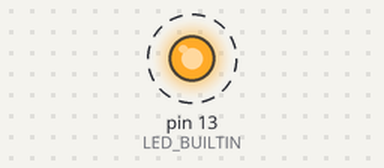
The sketch below on a simulated Arduino Uno, built with avr-gcc and run on an emulated ATmega328P. Parts: output pins drawn as LEDs (lit = HIGH). Dashed ring = blinking. What the sketch prints to the serial monitor is not drawn.

Above: at 0.05 s.
Timing chart, 0 to 3.0 s (numbered marks = the images above):
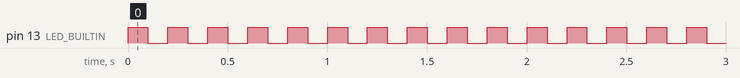

Measured:
- by itself, pin 13 (LED_BUILTIN): alternates HIGH for 0.10 s and LOW for 0.10 s

The sketch:

node32s_Blink.ino
```cpp
#define __BOARD__ "node32s"

int i;
void setup() {
  Serial.begin(115200);
  pinMode(LED_BUILTIN, OUTPUT);
}

void loop() {
  digitalWrite(LED_BUILTIN, HIGH);
  delay(100);
  digitalWrite(LED_BUILTIN, LOW);
  delay(100);
  Serial.print(__BOARD__);
  Serial.print(":\\> ");
  Serial.println(i++);
}
```
